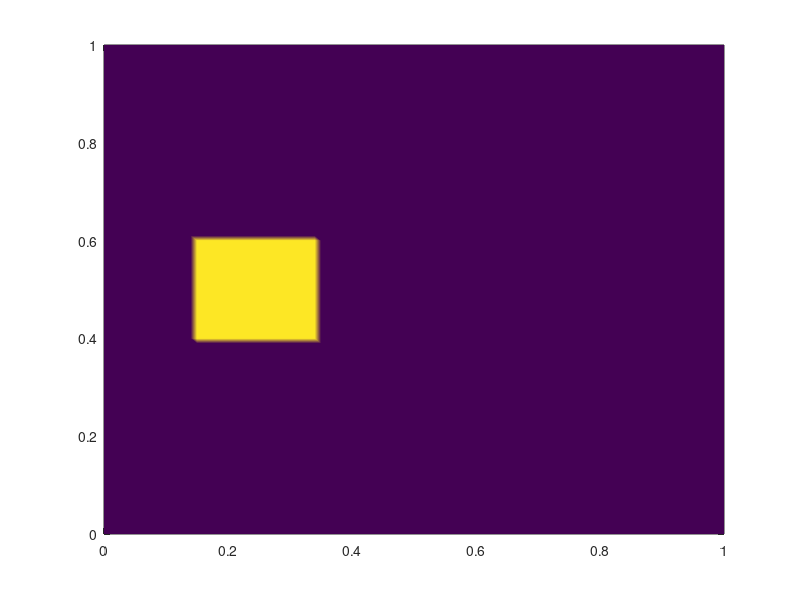

MATLAB code for this plot: (Note: this script raises an error after producing the figure.)
% function Avection2D
% ----------------------------------------------------------------------- %
% Funktion zur Loesung des zweidimensionalen Advektionsproblem mit Hilf von
% unterschiedlichen Methoden. Zu waehlen sind:
%   'upwind'    - Upwind Schema
%   'slf'       - Staggered Leaped Frog Schema
%   'semi-lag'  - Semi-Lagrangian Schema
%   'tracers'   - Tracer Methode (vollkommen Lagrangian)
%
% Für die Temperaturanomalie kann entweder ein rechteckiger Block gewählt
% werden oder eine Gausssche Temperaturverteilung:
%   'block'     - Rechteckiger Block
%   'gaussian'  - Gaussche Temperaturverteilung
%   'circle'    - Kreisförmige Anomalie
%
% Für das konstante Geschwindigkeitsfeld könne  n zwei Varianten gewählt
% werden:
%   'RigidBody'     - Ein Rotationsfeld mit konstanter Rotation
%   'ShearCell'     - Eine konstantes Konvektionsfeld mit Sheardeformation
%
% ----------------------------------------------------------------------- %
% Vers. 1.0 - 1.04.2020
% ======================================================================= %
clear
clc
profile on

fdmethod    = 'upwind';
Tanomaly    = 'block';
FlowField   = 'RigidBody';

%% Plot Settings -------------------------------------------------------- %
inc     = 10; % Increment for quiver vectors

%% Geometrical constants ------------------------------------------------ %
xmin    = 0;
xmax    = 1;
zmax    = xmax;
zmin    = xmin;

%% Numerical constants -------------------------------------------------- %
nx      = 101;
nz      = nx;
dx      = (abs(xmin)+xmax)/(nx-1);
dz      = (abs(zmin)+zmax)/(nz-1);

x       = xmin:dx:xmax;
z       = xmin:dz:zmax;

[X,Z]   = meshgrid(x,z);

%% Zeit Parameter ------------------------------------------------------- %
tmax    = 6.336;

dtfac   = 1.0;           % Courant time factor, i.e. dtfac*dt_courant

%% Tracer advection method ---------------------------------------------- %
nmx     = 5;
nmz     = 5;

%% Festlegung der Temperaturanomalie ------------------------------------ %
switch Tanomaly
    case 'circle'
        % Hintergrund Temperatur ---------------------------------------- %
        Tb      =   1000;
        
        % Anomalie Temperatur ------------------------------------------- %
        Ta      =   1200;
        T       =   zeros(nz,nx);
        
        % Bereich der Anomalie ------------------------------------------ %
        ri          =   .2;
        xc          =   (xmin+xmax)/4;
        zc          =   (zmin+zmax)/2;
        alpha       =   0.0;
        a_ell       =   .2;
        b_ell       =   .2;
        x_ell       =   X .* cosd(alpha) + Z .* sind(alpha);
        z_ell       =   -X .* sind(alpha) + Z .* cosd(alpha);
        Elli        =   ((x_ell - xc)./ a_ell).^2 + ((z_ell-zc)./ b_ell).^2;
        T(Elli<=ri) =   Ta;
        T(Elli>ri)  =   Tb;
        
        Tmax        =   max(max(T));
        Tmin        =   min(min(T));
        Tmean       =   (Tmax+Tmin)/2;
    case 'gaussian'
        % Gaussche Temperatur Anomalie ---------------------------------- %
        Ampl    = 200;     % Amplitude der Anomalie
        sigma   = 0.1;      % Breite der Anomalie
        T0      = 1000;     % Hintergrund Temperatur
        
        T       = T0 + Ampl*exp(-((X - 0.25).^2 + (Z - 0.5).^2)./sigma^2);
        
        Tmax    = max(max(T));
        Tmin    = min(min(T));
        Tmean   = (Tmax+Tmin)/2;
        
    case 'block'
        % Hintergrund Temperatur ---------------------------------------- %
        Tb      = 1000;
        
        % Bereich der Temperatur Anomalie ------------------------------- %
        xTl     = (abs(xmin)+abs(xmax))/4 - (abs(xmin)+abs(xmax))/10;
        xTr     = (abs(xmin)+abs(xmax))/4 + (abs(xmin)+abs(xmax))/10;
        zTu     = (abs(zmin)+abs(zmax))/2 - (abs(zmin)+abs(zmax))/10;
        zTo     = (abs(zmin)+abs(zmax))/2 + (abs(zmin)+abs(zmax))/10;
        
        Ta      = 1200;
        
        Tmean   = (Tb + Ta)/2;
        
        % Anfangstemperatur Verteilung ---------------------------------- %
        T       = Tb.*ones(nz,nx);
        T(z>=zTu&z<=zTo,x>=xTl&x<=xTr) = Ta;
        %         tc      = 100;
        Tmax    = max(max(T));
end

switch fdmethod
    case 'slf'
        Told    = T;
    case 'tracers'
        nmxx        = (nx-1)*nmx;
        nmzz        = (nz-1)*nmz;
        dmx         = (abs(xmin)+abs(xmax))/(nmxx-1);
        dmz         = (abs(zmin)+abs(zmax))/(nmzz-1);
        xm          = linspace(xmin,xmax-dmx,nmxx);
        zm          = linspace(zmin,zmax-dmz,nmzz);
        [XM,ZM]     = meshgrid(xm,zm);
        XM          = XM + rand(nmzz,nmxx)*dmx;
        XM          = reshape(XM,[nmzz*nmxx,1]);
        ZM          = ZM + rand(nmzz,nmxx)*dmz;
        ZM          = reshape(ZM,[nmzz*nmxx,1]);
        Tm          = zeros(nmzz,nmxx);
        Tm          = reshape(Tm,[nmzz*nmxx,1]);
        [Tm,~]      = TracerInterp(Tm,XM,ZM,T,[],X,Z,'to');
end

%% Definition des Geschwindigkeitsfeldes -------------------------------- %
switch FlowField
    case 'RigidBody'
        % Starre Rotation
        vx      = (Z-(zmax-zmin)/2);            % [ m/s ]
        vz      = -(X-(xmax-xmin)/2);           % [ m/s ]
        
        switch fdmethod
            case 'tracers'
                Rad = sqrt((X-(xmax-xmin)/2).^2 + (Z-(zmax-zmin)/2).^2);
                
                vx(Rad>((xmax-xmin)/2)) = 0;
                vz(Rad>((xmax-xmin)/2)) = 0;
        end
    case 'ShearCell'
        % Zelle mit einfacher Scherdehnung
        vx      = -sin(pi.*X).*cos(pi.*Z);
        vz      = cos(pi.*X).*sin(pi.*Z);
end

% Define time step ------------------------------------------------------ %
% dt      = dtfac*min(dx,dz)/max(max(max(abs(vx))),max(max(abs(vz))));
dt      = dtfac*min(dx,dz)/(sqrt(max(max(vx))^2 + max(max(vz))^2));
nt      = ceil(tmax/dt);

%% Animation settings
filename    = ['2D_Advection_',fdmethod,'_',Tanomaly,'_',FlowField,'.gif'];
if strcmp(fdmethod,'tracers')
    if strcmp(getenv('OS'),'Windows_NT')
        set(figure(1),'position',[55.4,125.8,1326.4,636.2]);
    else
        set(figure(1),'position',[170,221,1558,684]);
    end
end
h           = figure(1);

% Solve advection equation ---------------------------------------------- %
for t=1:nt
    disp([' Time step: ',num2str(t)])
    
    if t > 1
        switch fdmethod
            case 'upwind'
                T       = UpwindAdvection2D(vx,vz,T,dx,dz,dt);
            case 'slf'
                Tnew    = SLFAdvection2D(vx,vz,Told,T,dx,dz,dt);
                Told    = T;
                
                T       = Tnew;
            case 'semi-lag'
                Tnew    = SemiLagAdvection2D(vx,vz,[],[],X,Z,T,dt);
                
                T       = Tnew;
            case 'tracers'
                % if (t>2)
                %     % Interpolate temperature grid to tracers --------------- %
                %     [Tm,~]  = TracerInterp(Tm,XM,ZM,T,[],X,Z,'to');
                % end
                
                % Advect tracers with Runge-Kutta 4th order ----------------- %
                [XM,ZM] = ...
                    AdvectMarker2D(X,Z,XM,ZM,dt,vx,vz,xmax,xmin,zmax,zmin);
                
                % Interpolate temperature from tracers to grid -------------- %
                Told    = T;
                [~,T]   = TracerInterp(Tm,XM,ZM,T,[],X,Z,'from');
        end
    end
    
    if (mod(t,5)==0||t==1)
        switch fdmethod
            case 'tracers'
                figure(1),clf
                subplot(1,2,1)
                pcolor(X,Z,T./Tmax)
                shading interp; lighting phong; hold on;
                k = colorbar('southoutside');
                title(k,'T / T_{max}','Position',[320 0])
                quiver(X(1:inc:end,1:inc:end),Z(1:inc:end,1:inc:end),...
                    vx(1:inc:end,1:inc:end),vz(1:inc:end,1:inc:end))
                xlabel('x [ m ]'); ylabel('z [ m ]')
                axis equal; axis tight
                title({['2-D numerical Advection:',fdmethod];...
                    ['\Deltat_{fac} = ',num2str(dtfac),...
                    '; nx = ',num2str(nx),', nz = ',num2str(nz),', mpe: ',num2str(nmx)];...
                    ['Step: ',num2str(t)]})
                
                subplot(1,2,2)
                plot(XM,ZM,'.','MarkerSize',1)
                hold on
                plot(X,Z,'kx','MarkerSize',2)
                contour(X,Z,T,[Tmean Tmean],'k','LineWidth',1)
                xlabel('x [ m ]'); ylabel('z [ m ]')
                title('Tracerdistribution')
                axis equal; axis tight
                drawnow
            otherwise
                figure(1),clf
                pcolor(X,Z,T./Tmax)
                shading interp; lighting phong; hold on
                k = colorbar;
                title(k,'T / T_{max}')
                quiver(X(3:inc:end-2,3:inc:end-2),Z(3:inc:end-2,3:inc:end-2),...
                    vx(3:inc:end-2,3:inc:end-2),vz(3:inc:end-2,3:inc:end-2))
                xlabel('x [ m ]'); ylabel('z [ m ]')
                title({['2-D numerical Advection:',fdmethod];...
                    ['\Deltat_{fac} = ',num2str(dtfac),...
                    '; nx = ',num2str(nx),', nz = ',num2str(nz)];...
                    ['Step: ',num2str(t)]})
                axis equal; axis tight
                drawnow
        end
        
        %         % Capture the plot as an image
        %         frame       = getframe(h);
        %         im          = frame2im(frame);
        %         [imind,cm]  = rgb2ind(im,256);
        %
        %         % Write to the GIF File
        %         if t == 1
        %             imwrite(imind,cm,filename,'gif', 'Loopcount',inf);
        %         else
        %             imwrite(imind,cm,filename,'gif','WriteMode','append');
        %         end
    end
end